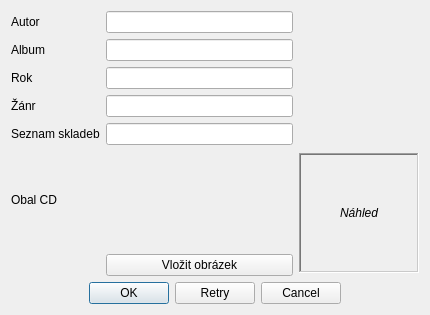
<?xml version="1.0" encoding="UTF-8"?>
<ui version="4.0">
 <class>InsertWindow</class>
 <widget class="QDialog" name="InsertWindow">
  <property name="geometry">
   <rect>
    <x>0</x>
    <y>0</y>
    <width>430</width>
    <height>315</height>
   </rect>
  </property>
  <property name="windowTitle">
   <string>Dialog</string>
  </property>
  <layout class="QVBoxLayout" name="verticalLayout_2">
   <item>
    <layout class="QVBoxLayout" name="verticalLayout">
     <item>
      <layout class="QGridLayout" name="gridLayout">
       <item row="3" column="0">
        <widget class="QLabel" name="label_4">
         <property name="text">
          <string>Žánr</string>
         </property>
        </widget>
       </item>
       <item row="5" column="0">
        <widget class="QLabel" name="label_6">
         <property name="text">
          <string>Obal CD</string>
         </property>
        </widget>
       </item>
       <item row="2" column="0">
        <widget class="QLabel" name="label_3">
         <property name="text">
          <string>Rok</string>
         </property>
        </widget>
       </item>
       <item row="6" column="1">
        <widget class="QPushButton" name="bookletButton">
         <property name="minimumSize">
          <size>
           <width>0</width>
           <height>0</height>
          </size>
         </property>
         <property name="maximumSize">
          <size>
           <width>250</width>
           <height>16777215</height>
          </size>
         </property>
         <property name="text">
          <string>Vložit obrázek</string>
         </property>
         <property name="icon">
          <iconset resource="Resource.qrc">
           <normaloff>:/rec/img/folder-open-solid.svg</normaloff>:/rec/img/folder-open-solid.svg</iconset>
         </property>
        </widget>
       </item>
       <item row="1" column="0">
        <widget class="QLabel" name="label_2">
         <property name="text">
          <string>Album</string>
         </property>
        </widget>
       </item>
       <item row="0" column="0">
        <widget class="QLabel" name="label">
         <property name="maximumSize">
          <size>
           <width>100</width>
           <height>16777215</height>
          </size>
         </property>
         <property name="text">
          <string>Autor</string>
         </property>
        </widget>
       </item>
       <item row="4" column="1">
        <widget class="QLineEdit" name="playlistLineEdit">
         <property name="maximumSize">
          <size>
           <width>250</width>
           <height>16777215</height>
          </size>
         </property>
         <property name="maxLength">
          <number>50</number>
         </property>
        </widget>
       </item>
       <item row="2" column="1">
        <widget class="QLineEdit" name="yearLineEdit">
         <property name="maximumSize">
          <size>
           <width>250</width>
           <height>16777215</height>
          </size>
         </property>
         <property name="toolTip">
          <string>Zadejte validní rok</string>
         </property>
         <property name="inputMethodHints">
          <set>Qt::ImhNone</set>
         </property>
         <property name="inputMask">
          <string/>
         </property>
         <property name="text">
          <string/>
         </property>
         <property name="maxLength">
          <number>32767</number>
         </property>
         <property name="frame">
          <bool>true</bool>
         </property>
         <property name="cursorPosition">
          <number>0</number>
         </property>
        </widget>
       </item>
       <item row="5" column="2" rowspan="2">
        <widget class="QLabel" name="bookletLabel">
         <property name="sizePolicy">
          <sizepolicy hsizetype="Minimum" vsizetype="Minimum">
           <horstretch>0</horstretch>
           <verstretch>0</verstretch>
          </sizepolicy>
         </property>
         <property name="minimumSize">
          <size>
           <width>120</width>
           <height>120</height>
          </size>
         </property>
         <property name="maximumSize">
          <size>
           <width>120</width>
           <height>120</height>
          </size>
         </property>
         <property name="font">
          <font>
           <italic>true</italic>
           <underline>false</underline>
          </font>
         </property>
         <property name="toolTip">
          <string>Zde se zobrazí obrázek obalu</string>
         </property>
         <property name="autoFillBackground">
          <bool>false</bool>
         </property>
         <property name="frameShape">
          <enum>QFrame::WinPanel</enum>
         </property>
         <property name="frameShadow">
          <enum>QFrame::Sunken</enum>
         </property>
         <property name="text">
          <string>Náhled</string>
         </property>
         <property name="scaledContents">
          <bool>true</bool>
         </property>
         <property name="alignment">
          <set>Qt::AlignCenter</set>
         </property>
        </widget>
       </item>
       <item row="0" column="1">
        <widget class="QLineEdit" name="autorLineEdit">
         <property name="maximumSize">
          <size>
           <width>250</width>
           <height>16777215</height>
          </size>
         </property>
         <property name="inputMask">
          <string/>
         </property>
         <property name="maxLength">
          <number>50</number>
         </property>
        </widget>
       </item>
       <item row="1" column="1">
        <widget class="QLineEdit" name="albumLineEdit">
         <property name="maximumSize">
          <size>
           <width>250</width>
           <height>16777215</height>
          </size>
         </property>
         <property name="maxLength">
          <number>50</number>
         </property>
        </widget>
       </item>
       <item row="4" column="0">
        <widget class="QLabel" name="label_5">
         <property name="text">
          <string>Seznam skladeb</string>
         </property>
        </widget>
       </item>
       <item row="3" column="1">
        <widget class="QLineEdit" name="genreLineEdit">
         <property name="maximumSize">
          <size>
           <width>250</width>
           <height>16777215</height>
          </size>
         </property>
         <property name="maxLength">
          <number>50</number>
         </property>
        </widget>
       </item>
      </layout>
     </item>
     <item>
      <widget class="QDialogButtonBox" name="buttonBox">
       <property name="minimumSize">
        <size>
         <width>200</width>
         <height>0</height>
        </size>
       </property>
       <property name="standardButtons">
        <set>QDialogButtonBox::Cancel|QDialogButtonBox::Ok|QDialogButtonBox::Retry</set>
       </property>
       <property name="centerButtons">
        <bool>true</bool>
       </property>
      </widget>
     </item>
    </layout>
   </item>
  </layout>
 </widget>
 <resources>
  <include location="Resource.qrc"/>
 </resources>
 <connections/>
</ui>
